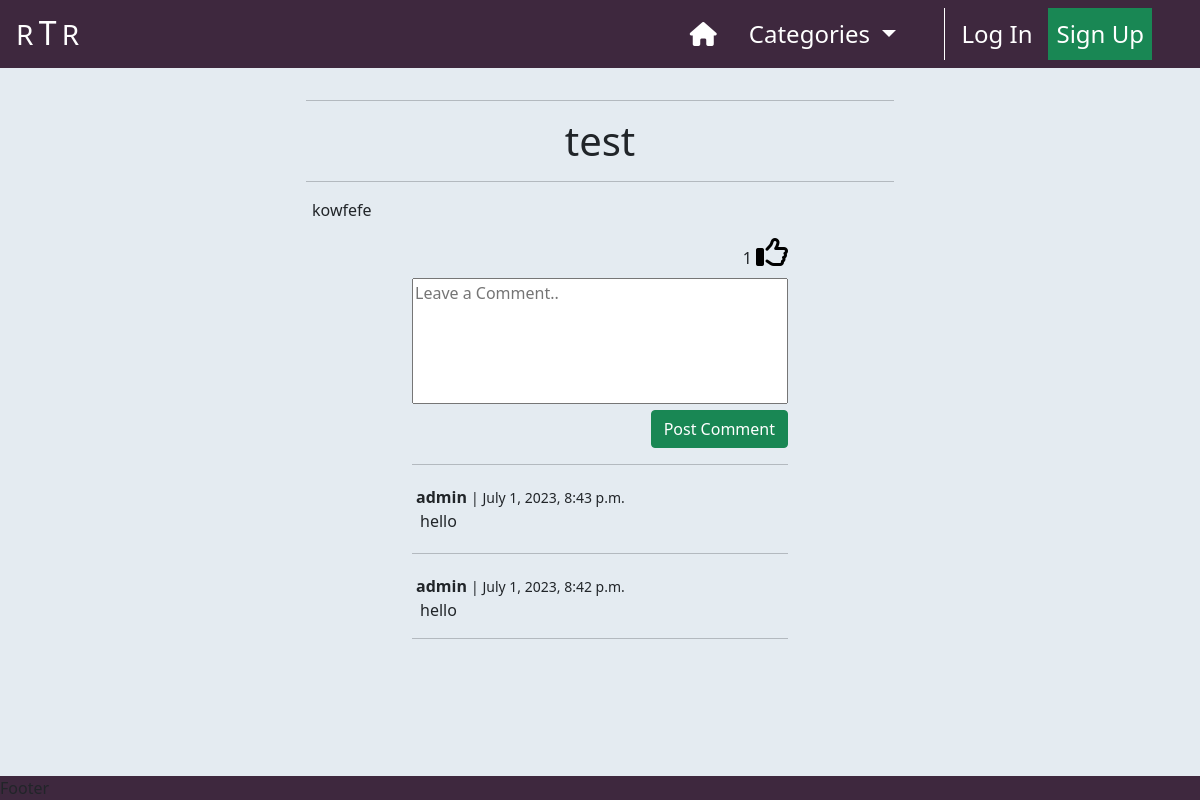
Page /post_detail/test-admin1/ on the earlier database version.
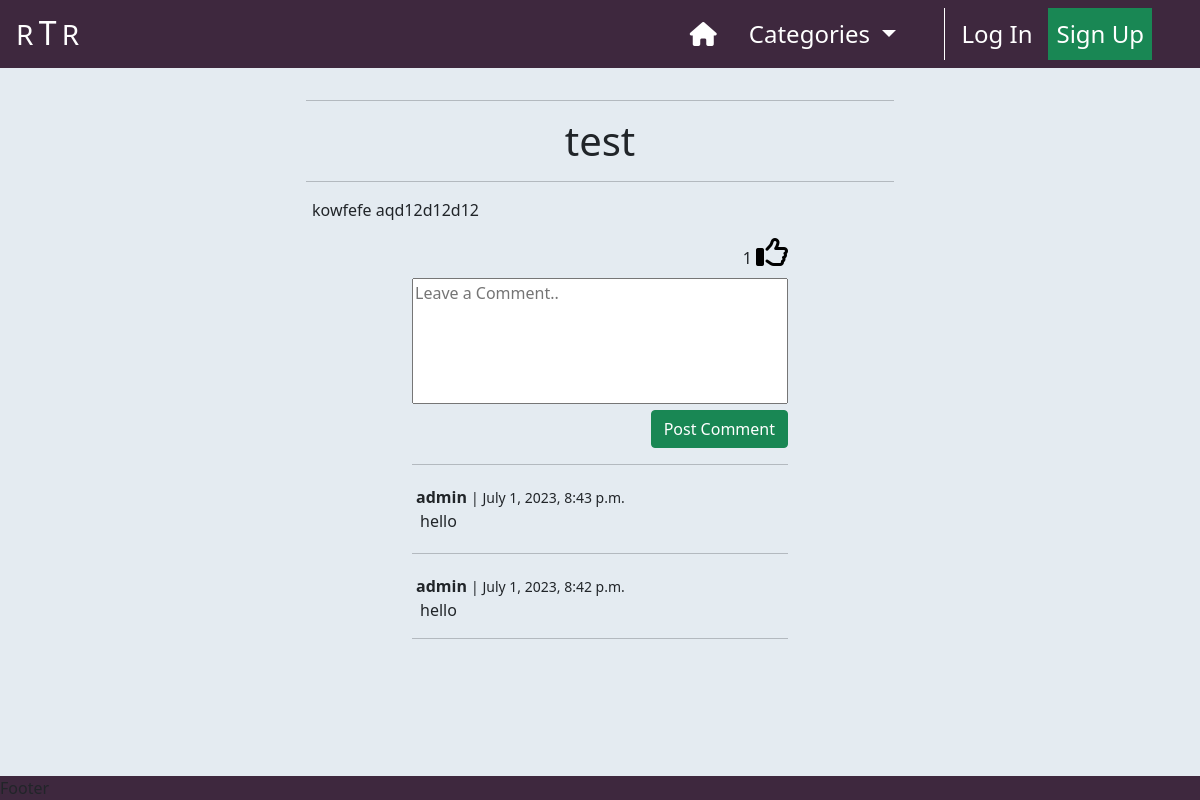
Same page on the later database version.
### home/models.py (models this page shows, shortened)
class Post(models.Model):
    title = models.CharField(max_length=200, unique=True)
    slug = models.SlugField(
        max_length=200,
        unique=True,
        null=True,
        blank=True
    )
    author = models.ForeignKey(
        User,
        on_delete=models.CASCADE,
        related_name='posts'
    )
    excerpt = models.TextField(max_length=300, null=True, blank=True)
    content = models.TextField()
    category = models.ForeignKey(
        Category,
        max_length=30,
        null=True,
        blank=True,
        on_delete=models.SET_NULL
    )
    created_on = models.DateTimeField(auto_now_add=True)
    status = models.IntegerField(choices=STATUS, default=1)
    likes = models.ManyToManyField(User, related_name='likes', blank=True)
    class Meta:
        ordering = ['-created_on']
    def number_of_likes(self):
        return self.likes.count()

### post_detail/views.py (the view)
# urls.py: path('<slug:slug>/', views.post_detail, name='post_detail'),
def post_detail(request, slug, *args, **kwargs):
    queryset = Post.objects.filter(status=1)
    post = get_object_or_404(queryset, slug=slug)
    comments = post.comments.all().order_by("-created_on")
    comment_count = post.comments.filter(approved=True).count()
    liked = False
    commented = False
    if post.likes.filter(id=request.user.id).exists():
        liked = True
    if request.method == "POST":
        comment_form = CommentForm(data=request.POST)
        if comment_form.is_valid():
            comment_form.instance.email = request.user.email
            comment_form.instance.author = request.user
            comment = comment_form.save(commit=False)
            comment.post = post
            comment.save()
            messages.add_message(
                request, messages.SUCCESS,
                'Your comment has beens posted!'
            )
            comment_form = CommentForm()
        else:
            comment_form = CommentForm()
    else:
        comment_form = CommentForm()
    return render(
        request,
        'post_detail/post_detail.html',
        {
            "post": post,
            "comments": comments,
            "comment_count": comment_count,
            "liked": liked,
            "comment_form": comment_form
        },
    )

### post_detail/forms.py
class CommentForm(forms.ModelForm):
    class Meta:
        model = Comment
        fields = ('body',)
        labels = {'body': ''}
        widgets = {
            'body': forms.Textarea(attrs={
                    'class': 'w-100 h-100',
                    'cols': 80,
                    'rows': 5,
                    'placeholder': 'Leave a Comment..',
                })
        }

### home/context_processors.py (called while the page is built)
def categories(request):
    return {
        'categories': Category.objects.all()
    }

### home/models.py (called while the page is built)
    def get_friendly_name(self):
        return self.friendly_name

### post_detail/templates/post_detail/post_detail.html (shortened to what this page needs)
{% extends "base.html" %}
{% load static %}
{% block content %}
    <div class="container-fluid mt-3">
        <div class="row text-center">
            <div class="col-12 text-center">
                <hr class="w-50 post-title-space">
                <h1>{{ post.title }}</h1>
                <hr class="w-50 post-title-space">
            </div>
        </div>
        <div class="row">
            <div class="col-12 col-md-10 col-lg-8 col-xl-6
                        offset-md-1 offset-lg-2 offset-xl-3 mb-4">
                {{ post.content|safe }}
            </div>
        </div>
        <div class="row">
            <div class="col-12 col-sm-8 col-md-6 col-xl-4
                        offset-sm-2 offset-md-3 offset-xl-4 mb-2">
                <div class="form-right-container d-flex justify-content-end">
                    <form class="like-form"
                          action="{% url 'post_like' post.slug %}"
                          method="POST">
                        {{ post.number_of_likes }}
                        {% if liked %}
                            <button class="p-0 m-0 border-0 bg-alice" type="submit">
                                <i class="fa-regular fa-thumbs-up fa-2xl d-block mb-3" style="color: #0047AB"></i>
                            </button>
                        {% else %}
                            <button class="p-0 m-0 border-0 bg-alice" type="submit">
                                <i class="fa-regular fa-thumbs-up fa-2xl d-block mb-3"></i>
                            </button>
                        {% endif %}
                    </form>
                </div>
            </div>
        </div>
        <div class="row">
            <div class="col-12 col-sm-8 col-md-6 col-xl-4
                        offset-sm-2 offset-md-3 offset-xl-4">
                <form action="" method="POST">
                    {{ comment_form }}
                    <div class="row">
                        <div class="col-12 text-end">
                            <button type="submit" class="btn btn-success">Post Comment</button>
                        </div>
                    </div>
                </form>
            </div>
        </div>
        {% for comment in comments %}
            <div class="row">
                <div class="col-12 col-sm-8 col-md-6 col-xl-4
                            offset-sm-2 offset-md-3 offset-xl-4">
                    <hr>
                    <p class="mb-0 mt-1 ms-1 d-inline-block"><strong>{{ comment.author }}</strong></p>
                    <small> | {{ comment.created_on }}</small>
                    <p class="mb-1 ms-2">{{ comment.body }}</p>
                    {% if forloop.counter == comments.count %}
                        <hr>
                    {% endif %}
                </div>
            </div>
        {% endfor %}
    </div>
{% endblock %}

Differences in the rows shown:
changed Post "test": content "kowfefe" → "kowfefe aqd12d12d12"
